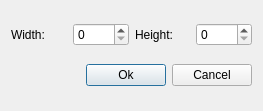
<?xml version="1.0" encoding="UTF-8"?>
<ui version="4.0">
 <class>NewGridDialog</class>
 <widget class="QDialog" name="NewGridDialog">
  <property name="geometry">
   <rect>
    <x>0</x>
    <y>0</y>
    <width>263</width>
    <height>111</height>
   </rect>
  </property>
  <property name="sizePolicy">
   <sizepolicy hsizetype="Fixed" vsizetype="Fixed">
    <horstretch>0</horstretch>
    <verstretch>0</verstretch>
   </sizepolicy>
  </property>
  <property name="windowTitle">
   <string>New Crochet Grid</string>
  </property>
  <layout class="QVBoxLayout" name="verticalLayout">
   <item>
    <layout class="QHBoxLayout" name="horizontalLayout">
     <item>
      <widget class="QLabel" name="label">
       <property name="text">
        <string>Width:</string>
       </property>
      </widget>
     </item>
     <item>
      <widget class="QSpinBox" name="spinBoxWidth">
       <property name="sizePolicy">
        <sizepolicy hsizetype="Preferred" vsizetype="Fixed">
         <horstretch>0</horstretch>
         <verstretch>0</verstretch>
        </sizepolicy>
       </property>
      </widget>
     </item>
     <item>
      <widget class="QLabel" name="label_2">
       <property name="text">
        <string>Height:</string>
       </property>
      </widget>
     </item>
     <item>
      <widget class="QSpinBox" name="spinBoxHeight">
       <property name="sizePolicy">
        <sizepolicy hsizetype="Preferred" vsizetype="Fixed">
         <horstretch>0</horstretch>
         <verstretch>0</verstretch>
        </sizepolicy>
       </property>
      </widget>
     </item>
    </layout>
   </item>
   <item>
    <layout class="QHBoxLayout" name="horizontalLayout_2">
     <item>
      <spacer name="horizontalSpacer">
       <property name="orientation">
        <enum>Qt::Horizontal</enum>
       </property>
       <property name="sizeHint" stdset="0">
        <size>
         <width>40</width>
         <height>20</height>
        </size>
       </property>
      </spacer>
     </item>
     <item>
      <widget class="QPushButton" name="pbOk">
       <property name="text">
        <string>Ok</string>
       </property>
       <property name="default">
        <bool>true</bool>
       </property>
      </widget>
     </item>
     <item>
      <widget class="QPushButton" name="pbCancel">
       <property name="text">
        <string>Cancel</string>
       </property>
      </widget>
     </item>
    </layout>
   </item>
  </layout>
 </widget>
 <resources/>
 <connections/>
</ui>
